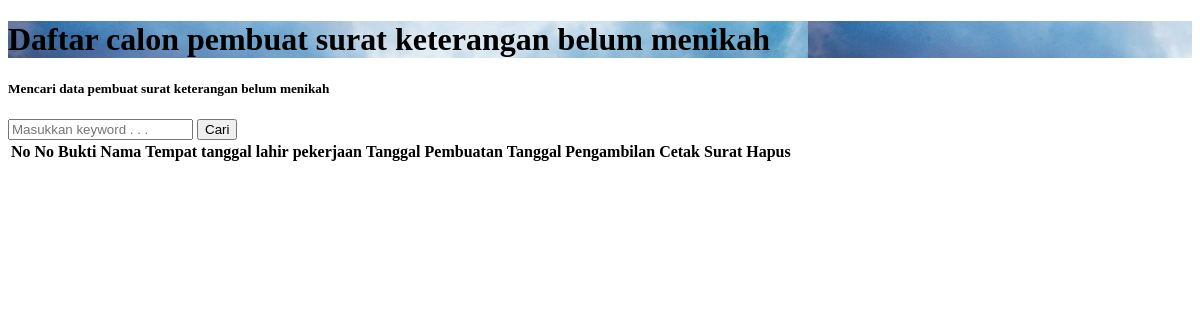
The app's page /pembuat_nikah.php, older data.
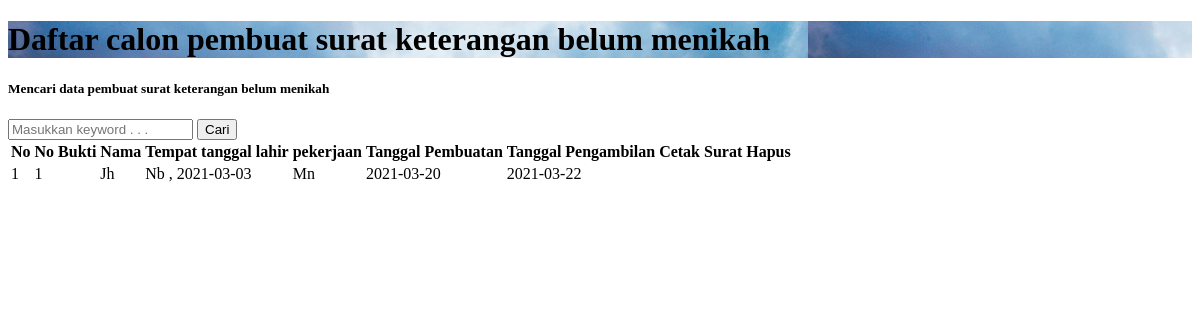
The same page, newer data.
### tables this page shows
CREATE TABLE `nikah` (
  `id` int(11) NOT NULL,
  `nama` varchar(300) NOT NULL,
  `nik` varchar(100) NOT NULL,
  `tempat_lahir` varchar(100) NOT NULL,
  `tanggal_lahir` date NOT NULL,
  `jk` enum('L','P','','') NOT NULL,
  `pekerjaan` varchar(300) NOT NULL,
  `agama` varchar(100) NOT NULL,
  `kewarganegaraan` varchar(100) NOT NULL,
  `rt` varchar(5) NOT NULL,
  `rw` varchar(5) NOT NULL,
  `desa` varchar(100) NOT NULL,
  `kecamatan` varchar(100) NOT NULL,
  `kabupaten` varchar(100) NOT NULL,
  `keperluan` varchar(300) NOT NULL,
  `tgl_buat` date NOT NULL,
  `tgl_ambil` date NOT NULL
);

### functions.php (called while the page is built, shortened)
<?php
$conn = mysqli_connect("localhost", "root", "", "ta_web");
function query($query)
{
    global $conn;
    $result = mysqli_query($conn, $query);
    $rows = [];
    while ($row = mysqli_fetch_assoc($result)) {
        $rows[] = $row;
    }
    return $rows;
}

### pembuat_nikah.php (the view, shortened to what this page needs)
<?php
require 'functions.php';
$nikah = query("SELECT * FROM nikah ORDER BY id DESC");
?>
<!DOCTYPE html>
<html lang="en">
<head>
</head>
<body>
    <div class="inner-page">
        <div class="slider-item" style="background-image: url('images/bg_admin.jpg');">
            <div class="container">
                <div class="row slider-text align-items-center justify-content-center">
                    <div class="col-md-8 text-center col-sm-12 element-animate pt-5">
                        <h1 class="pt-5"><span>Daftar calon pembuat surat keterangan belum menikah</span></h1>
                    </div>
                </div>
            </div>
        </div>
    </div>
    <section class="section blog">
        <div class="container">
            <form action="" method="post">
                <div class="form-group row font-weight-bold text-uppercase">
                    <h5 class="col-sm-12">Mencari data pembuat surat keterangan belum menikah</h5>
                    <input type="text" class="col-sm-6" placeholder="Masukkan keyword . . ." name="keyword" id="keyword" autocomplete="off">
                    <button type="submit" class="col-sm-1 btn btn-success" name="cari">Cari</button>
                </div>
            </form>
            <table class="table table-bordered text-center">
                <thead class="thead-dark">
                    <tr class="text-center">
                        <th>No</th>
                        <th>No Bukti</th>
                        <th>Nama</th>
                        <th>Tempat tanggal lahir</th>
                        <th>pekerjaan</th>
                        <th>Tanggal Pembuatan</th>
                        <th>Tanggal Pengambilan</th>
                        <th>Cetak Surat</th>
                        <th>Hapus</th>
                    </tr>
                </thead>
                <?php $i = 1; ?>
                <tbody>
                    <?php foreach ($nikah as $row) : ?>
                        <tr>
                            <td><?= $i; ?></td>
                            <td><?= $row["id"] ?></td>
                            <td><?= $row["nama"] ?></td>
                            <td><?= $row["tempat_lahir"] ?> , <?= $row["tanggal_lahir"] ?></td>
                            <td><?= $row["pekerjaan"] ?></td>
                            <td><?= $row["tgl_buat"] ?></td>
                            <td><?= $row["tgl_ambil"] ?></td>
                            <td><a href="cetak_nikah.php?id=<?= $row["id"]; ?>" target="_blank" i class="fas fa-print text-info fa-2x"></i></a></td>
                            <td><a href="hapus.php?id=<?= $row["id"]; ?>&hapus=nikah" onclick="return confirm('Mau dihapus ?')"><i class="fas fa-trash text-danger fa-2x"></i></a></td>
                        </tr>
                        <?php $i++; ?>
                    <?php endforeach; ?>
                </tbody>
            </table>
        </div>
    </section>
</body>
</html>

Row changes from the older to the newer data that the page shows:
added nikah: id "1", nama "Jh", tempat_lahir "Nb", tanggal_lahir "2021-03-03", pekerjaan "Mn", tgl_buat "2021-03-20", tgl_ambil "2021-03-22"
